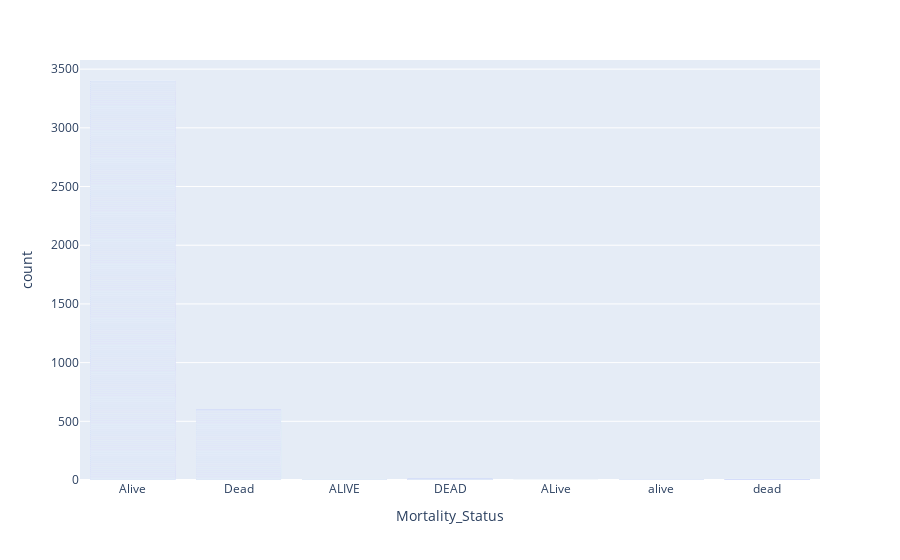

Notebook code for this chart:
### Markdown cell above
Plotting a bar for the mortality status column to show the count if dead and alive pacients

### Code cell
Mortality_Status = px.bar(df, x="Mortality_Status")
Mortality_Status.show()

### Figure 1 — Plotly figure (JSON) as saved in the notebook; plotly's stock layout.template omitted (floating-point values rounded to 4 significant figures; data arrays with more than 128 entries replaced by an {"elided": "..."} marker saying what was removed)
{"data": [{"hovertemplate": "Mortality_Status=%{x}<br>count=%{y}<extra></extra>", "legendgroup": "", "marker": {"color": "#636efa", "pattern": {"shape": ""}}, "name": "", "orientation": "v", "showlegend": false, "textposition": "auto", "type": "bar", "x": {"elided": "4024 str values"}, "xaxis": "x", "y": {"elided": "4024 int values"}, "yaxis": "y"}], "layout": {"barmode": "relative", "legend": {"tracegroupgap": 0}, "margin": {"t": 60}, "xaxis": {"anchor": "y", "domain": [0, 1], "title": {"text": "Mortality_Status"}}, "yaxis": {"anchor": "x", "domain": [0, 1], "title": {"text": "count"}}}}
